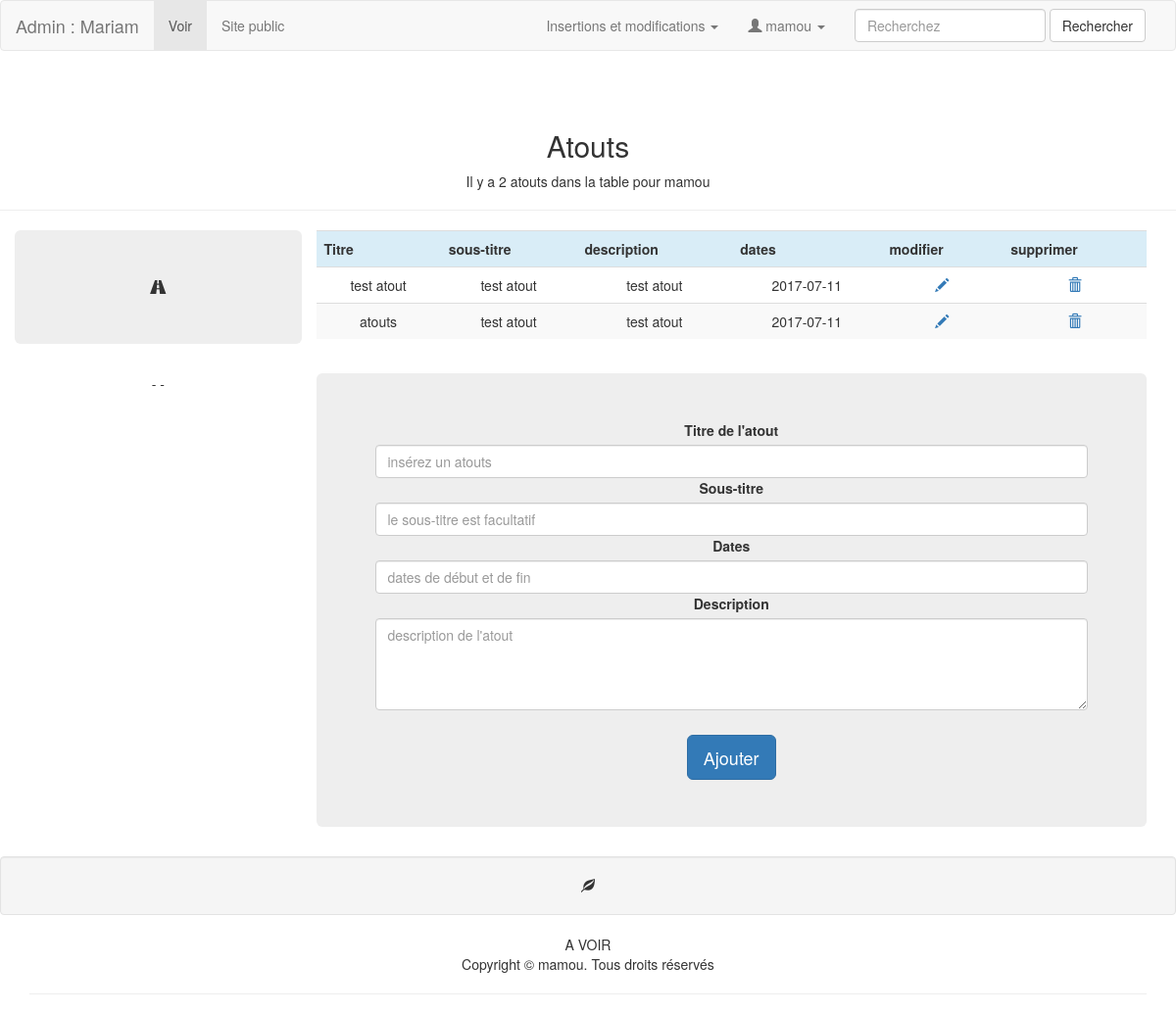
/admin/atouts.php (signed in), run on the app's committed database.
### tables this page shows
CREATE TABLE `utilisateurs` (
  `id_utilisateur` int(11) NOT NULL,
  `prenom` varchar(25) NOT NULL,
  `nom` varchar(25) NOT NULL,
  `email` varchar(50) NOT NULL,
  `telephone` int(20) NOT NULL,
  `mdp` varchar(13) NOT NULL,
  `pseudo` varchar(13) NOT NULL,
  `avatar` varchar(255) NOT NULL,
  `age` int(5) NOT NULL,
  `date_naissance` date NOT NULL,
  `sexe` enum('Femme','Homme','Autre') NOT NULL,
  `etat_civil` enum('M','Mme','Autre') NOT NULL,
  `statut_martial` varchar(13) NOT NULL,
  `adresse` text NOT NULL,
  `code_postal` int(11) NOT NULL,
  `ville` varchar(25) NOT NULL,
  `pays` varchar(25) NOT NULL
);

CREATE TABLE `atouts` (
  `id_atout` int(11) NOT NULL,
  `titre_a` varchar(45) NOT NULL,
  `sous_titre_a` varchar(45) NOT NULL,
  `dates_a` date NOT NULL,
  `description_a` varchar(400) NOT NULL,
  `utilisateur_id` int(11) NOT NULL
);

### admin/atouts.php (the view, shortened to what this page needs)
<?php require '../connexion/connexion.php' ?>
<?php
	if(isset($_SESSION['connexion']) && $_SESSION['connexion']=='connecté'){
		$id_utilisateur=$_SESSION['id_utilisateur'];
	}else{
		header('location:authentification.php');
	}
	?>
<!DOCTYPE html>
<html lang="fr">
<head>
	<?php
		$sql = $pdoCV->query(" SELECT * FROM utilisateurs WHERE id_utilisateur ='$id_utilisateur' ");
		$ligne_utilisateur = $sql->fetch();
	?>
<link rel="stylesheet" href="../css/bootstrap.css">
</head>
<body>
<?php include("include_nav.php"); ?>
<section>
  <div class="row">
   <?php
		$sql = $pdoCV->prepare("SELECT * FROM atouts WHERE utilisateur_id = '$id_utilisateur' ORDER BY id_atout DESC ");
		$sql->execute();
		$nbr_atouts = $sql->rowCount();
	 ?>
    <div class="col-lg-12 page-header text-center">
      <h2>Atouts</h2>
      <p>Il y a <?php echo $nbr_atouts; ?> atouts dans la table pour <?php echo $ligne_utilisateur['pseudo']; ?></p>
    </div>
  </div>
  <div class="container">
    <div class="row text-center">
     <div class="col-xs-3 jumbotron">
          	<span class="glyphicon glyphicon-road"></span>
     </div>
      <div class="col-xs-9 text-center">
	<table class="table table-striped">
		<tbody>
		<tr class="info">
			<th scope="col">Titre</th>
			<th scope="col">sous-titre</th>
		  	<th scope="col">description</th>
		  	<th scope="col">dates</th>
			<th scope="col">modifier</th>
			<th scope="col">supprimer</th>
		</tr>
		<tr>
			<?php while ($ligne_atout = $sql->fetch()) { ?>
			<td><?php echo $ligne_atout['titre_a']; ?></td>
			<td><?php echo $ligne_atout['sous_titre_a']; ?></td>
			<td><?php echo $ligne_atout['description_a']; ?></td>
			<td><?php echo $ligne_atout['dates_a']; ?></td>
			<td><a href="modif_atout.php?id_atout=<?php echo $ligne_atout['id_atout']; ?>"><span class="glyphicon glyphicon-pencil"></span></a></td>
			<td><a class="supprimer" href="atouts.php?id_atout=<?php echo $ligne_atout['id_atout']; ?>"><span class="glyphicon glyphicon-trash"></span></a></span></td>
		</tr>
			<?php } ?>
		</tbody>
	</table>
      </div>
    </div>
        <div class="row text-center">
          <div class="col-xs-3">- -
          </div>
          <div class="text-center col-xs-9">
           <div class="jumbotron">
            <form action="atouts.php" method="post" class="text-center">
              <div class="form-group">
                <label for="titre_a">Titre de l'atout</label>
                <input type="text" name="titre_a" class="form-control" id="titre_a" placeholder="insérez un atouts">
                <label for="sous_titre_a">Sous-titre</label>
                <input type="text" name="sous_titre_a" class="form-control" id="sous_titre_a" placeholder="le sous-titre est facultatif">
                <label for="dates_a">Dates</label>
                <input type="text" name="dates_a" class="form-control" id="dates_a" placeholder="dates de début et de fin">
                <label for="description_a">Description</label>
                <textarea name="description_a" cols="80" rows="4" class="form-control" id="description_a" placeholder="description de l'atout"></textarea>
              </div>
              <input type="submit" value="Ajouter" class="btn btn-primary btn-lg" style="margin-top: 10px;">
            </form>
          </div>
        </div>
      </div>
</section>
<div class="well text-center"><span class="glyphicon glyphicon-leaf"></span></div>
	<?php include("include_footer.php"); ?>
</body>
</html>

### admin/include_nav.php (shortened to what this page needs)
<nav class="navbar navbar-default">
  <div class="container-fluid">
    <div class="navbar-header">
      <a class="navbar-brand" href="index.php">Admin : <?php echo $ligne_utilisateur['prenom']; ?></a></div>
    <div class="collapse navbar-collapse" id="bs-example-navbar-collapse-1">
      <ul class="nav navbar-nav">
        <li class="active"><a href="#">Voir <span class="sr-only">(current)</span></a> </li>
        <li><a href="../index.php" target="_blank">Site public</a></li>
      </ul>
      <form class="navbar-form navbar-right" role="search">
        <div class="form-group">
          <input type="text" class="form-control" placeholder="Recherchez">
        </div>
        <button type="submit" class="btn btn-default">Rechercher</button>
      </form>
      <ul class="nav navbar-nav navbar-right">
        <li class="dropdown"> <a href="#" class="dropdown-toggle" data-toggle="dropdown" role="button" aria-expanded="false" aria-haspopup="true">Insertions et modifications <span class="caret"></span></a>
        </li>
            <li class="dropdown"><a href="#" class="dropdown-toggle" data-toggle="dropdown" role="button" aria-expanded="false" aria-haspopup="true"> <span class="glyphicon glyphicon-user"></span> <?php echo $ligne_utilisateur['pseudo']; ?> <span class="caret"></span></a>
            </li>
      </ul>
    </div>
  </div>
</nav>

### admin/include_footer.php
<div class="container">
  <div class="row">
    <div class="col-lg-offset-3 col-xs-12 col-lg-6 text-center">
      A VOIR
    </div>
  </div>
</div>
 <footer class="text-center">
  <div class="container">
    <div class="row">
      <div class="col-xs-12">
        <p>Copyright © <?php echo $ligne_utilisateur['pseudo']; ?>. Tous droits réservés</p>
        <hr>
      </div>
    </div>
  </div>
</footer>

### data on the page
utilisateurs: prenom "Mariam", pseudo "mamou"
atouts: titre_a "test atout", sous_titre_a "test atout", description_a "test atout", dates_a "2017-07-11"
atouts: titre_a "atouts", sous_titre_a "test atout", description_a "test atout", dates_a "2017-07-11"

### other printed values
$nbr_atouts "2"
